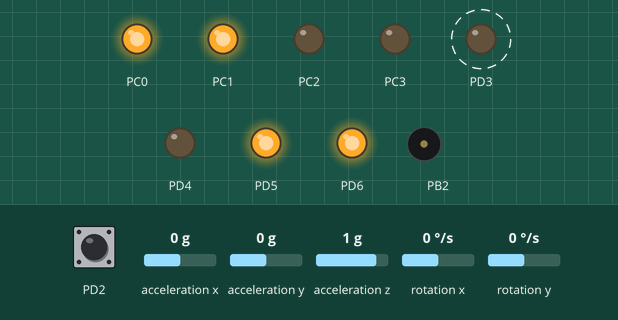
A program run on a simulated ATmega328P, built with avr-gcc and emulated at 16 MHz. On the bench: output pins drawn as LEDs (lit = HIGH), buzzer (waves = sounding). Wiring (inferred from the names in the program): MPU-6050 motion sensor at I2C address 0x68. Dashed ring = blinking. The inputs (shaded band) are chosen by the test bench; at power-on: acceleration x 0 g, acceleration y 0 g, PD2 HIGH, acceleration z 1 g, rotation x 0 °/s, rotation y 0 °/s. Pins used as bus, display or sensor lines are not drawn; what the program prints to the serial monitor is not drawn.

Above: at 1.2 s.
1.3 s: acceleration x set to -0.8 g
At 1.9 s:
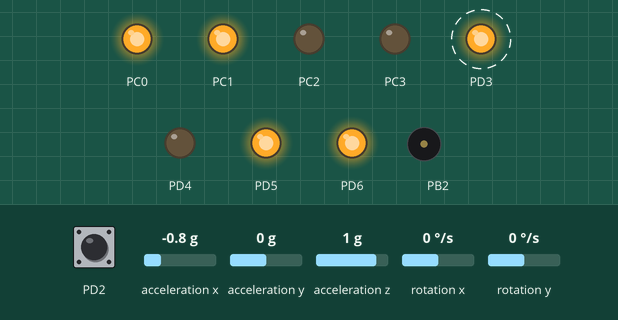
4.3 s: acceleration y set to -1.4 g
At 6.2 s:
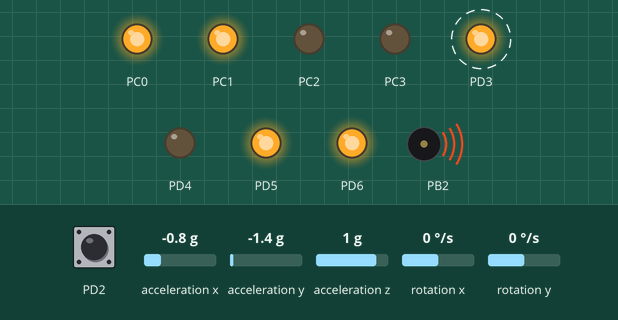
7.3 s: acceleration x set to 0.8 g
At 9.1 s:
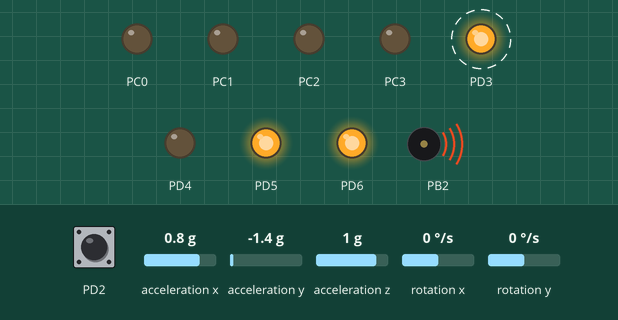
10.3 s: acceleration y set to -1.1 g
12.1 s: acceleration y set to -0.8 g
At 13.2 s:
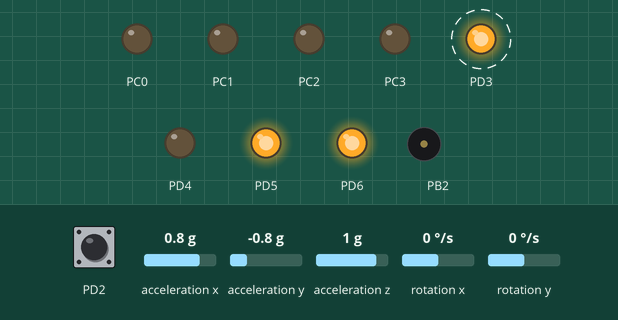
15.1 s: acceleration x set to -1.4 g
At 15.9 s:
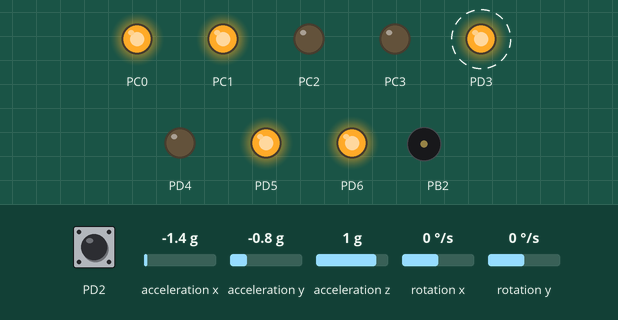
Timing chart, 0 to 19.1 s (numbered marks = the images above; inputs shaded):
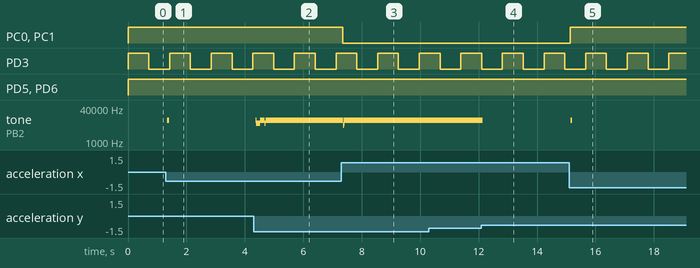

Measured:
- the behaviour switches between -1 and -0.9 g on acceleration y (found by bisection; images 3 and 4)
- after the input at 1.3 s, tone on PB2: silent → 10417 Hz at once, → silent 0.07 s later
- after the input at 4.3 s, tone on PB2: goes 10417 Hz 0.02 s, 7813 Hz 0.14 s, 10417 Hz 0.16 s, 7813 Hz 0.04 s, then 10417 Hz, starting after 0.07 s
- after the input at 7.3 s, PC0, PC1: HIGH → LOW after 0.05 s; tone on PB2: 10417 Hz → 6250 Hz after 0.07 s, → 7813 Hz 0.01 s later, → 10417 Hz 0.01 s later
- after the input at 12.1 s, tone on PB2: 10417 Hz → silent at once
- after the input at 15.1 s, PC0, PC1: LOW → HIGH at once; tone on PB2: silent → 10417 Hz after 0.05 s, → silent 0.06 s later
- by itself, PD3: alternates HIGH for 0.71 s and LOW for 0.71 s

The program:

main.c
```c
/********************************************************
Language            :      C
Year                :      2019/2020
Class               :      LABSI
Authors             :      Luis Silva | Joao Loureiro
E-mail              :      1101420@isep.ipp.pt | 1131109@isep.ipp.pt
*********************************************************/

#define F_CPU 16000000UL								/* Define CPU clock Frequency e.g. here its 16MHz */
#include <avr/io.h>										/* Include AVR std. library file */
#include <avr/interrupt.h>								/* Include AVR interrupt library file */
#include <util/delay.h>									/* Include delay header file */
#include <inttypes.h>									/* Include integer type header file */
#include <stdlib.h>										/* Include standard library file */
#include <stdio.h>
#include <stdint.h>
#include "MPU6050_res_define.h"							/* Include MPU6050 register define file */
#include "I2C_Master_H_file.h"							/* Include I2C Master header file */

typedef struct USARTRX
{
	char receiver_buffer;
	unsigned char status;
	unsigned char receive 	: 1;
	unsigned char error	: 1;

}USARTRX_st;

volatile USARTRX_st rxUSART = {0,0,0,0};
char TxBuffer[50];
char float_[10];

/* Functions */

void SendMessage(char * buffer)
{
	unsigned char i=0;
	while(buffer[i]!='\0')
	{
		while((UCSR0A & 1<<UDRE0)==0);
		UDR0=buffer[i];
		i++;
	}
}

volatile uint8_t timerFlag = 0;
volatile float Acc_x,Acc_y,Acc_z,Temperature,Gyro_x,Gyro_y,Gyro_z;
volatile int ledCounter = 0;

float Acceleration_angle[2];
float Gyro_angle[2];
float Total_angle[2];

float elapsedTime = 0.001408;							//TS - time sample
float rad_to_deg = 180/3.141592654;

int PWM, error, previous_error;
float pid_p=0;
float pid_i=0;
float pid_d=0;
float pid_tot=0;
float previous_pid_tot = 0;

/////////////////PID CONSTANTS/////////////////
float kp = 0;
float ki = 0;
float kd = 0;
///////////////////////////////////////////////

float desired_angle = 0;								//This is the angle in which we want the balance to stay steady

/* Functions start here */
void inic()
{

	DDRC = 0x0F;										// Set PC0 & PC1 as output to Motor direction & scope test probes
	DDRB = 0x06;										// Set PB1 and PB2 as output OC1A & OC1B
	DDRD = (1<<DDD3) | (1<<DDD4) | (1<<DDD5) | (1<<DDD6) ;

	PORTD = (0<<DDD2) | (1<<DDD3)  | (1<<DDD5) | (1<<DDD6);
	PORTC = 0b00000011;

	/* Timer 1 */
	TCCR1A = ((1 << COM1A0) | (1 << COM1B0));			// Enable OC1A e OC1B to motors
	TCCR1B = ((1 << CS12) | (1 << WGM12));				// CLKIO/256 (From prescaler) | Mode CTC
	OCR1A = 65535;										// motor speed right
	OCR1B = 65535;										// motor speed left


	/* Timer 2 */
	TCCR2A = (1<<WGM21);								// MODE CTC
	TCCR2B = ((1 << CS21) | (1 << CS22));				// CLKIO/256 (From prescaler)
	TIMSK2 = (1 << OCIE2A);								// Enable TIMER0
	OCR2A = 88;											// ~0.001088s  ~900Hz    68

	/* USART */
	UBRR0H=0;
	UBRR0L=51;											// BAUDRATE 38400
	UCSR0A=(1<<U2X0);									// Double Speed
	UCSR0B=(1<<RXCIE0)|(1<<RXEN0)|(1<<TXEN0);			// RX Complete Interrupt Enable, Receiver Enable; transmite Enable
	UCSR0C=(1<<UCSZ01)|(1<<UCSZ00);						// 8 bits

	sei();

	sprintf(TxBuffer, "Init successfully!!!\r\n");
	SendMessage(TxBuffer);

}

void MPU6050_Init()                                     /* Gyro initialization function */
{
	_delay_ms(250);										/* Power up time >100ms */
	I2C_Start_Wait(0xD0);								/* Start with device write address */
	I2C_Write(SMPLRT_DIV);								/* Write to sample rate register */
	I2C_Write(0x07);									/* 1KHz sample rate */
	I2C_Stop();

	I2C_Start_Wait(0xD0);
	I2C_Write(PWR_MGMT_1);                              /* Write to power management register */
	I2C_Write(0x01);                                    /* X axis gyroscope reference frequency */
	I2C_Stop();

	I2C_Start_Wait(0xD0);
	I2C_Write(CONFIG);                                  /* Write to Configuration register */
	I2C_Write(0x00);                                    /* Fs = 8KHz */
	I2C_Stop();

	I2C_Start_Wait(0xD0);
	I2C_Write(GYRO_CONFIG);								/* Write to Gyro configuration register */
	I2C_Write(0x18);                                    /* Full scale range +/- 2000 degree/C */
	I2C_Stop();

	I2C_Start_Wait(0xD0);
	I2C_Write(INT_ENABLE);								/* Write to interrupt enable register */
	I2C_Write(0x01);
	I2C_Stop();
}

void MPU_Start_Loc()
{
	I2C_Start_Wait(0xD0);								/* I2C start with device write address */
	I2C_Write(ACCEL_XOUT_H);							/* Write start location address from where to read */
	I2C_Repeated_Start(0xD1);							/* I2C start with device read address */
}

void Read_RawValue()
{

	MPU_Start_Loc();            /* Read Gyro values */
	Acc_x = (((int)I2C_Read_Ack()<<8) | (int)I2C_Read_Ack());
	Acc_y = (((int)I2C_Read_Ack()<<8) | (int)I2C_Read_Ack());
	Acc_z = (((int)I2C_Read_Ack()<<8) | (int)I2C_Read_Ack());
	Gyro_x = (((int)I2C_Read_Ack()<<8) | (int)I2C_Read_Ack());
	Gyro_y = (((int)I2C_Read_Ack()<<8) | (int)I2C_Read_Ack());
	Gyro_z = (((int)I2C_Read_Ack()<<8) | (int)I2C_Read_Nack());
	I2C_Stop();

}

void AngleCalc()
{
	//---ACC  Y---
	Acceleration_angle[1] = atan(-1*(Acc_x/16384.0)/sqrt(pow((Acc_y/16384.0),2) + pow((Acc_z/16384.0),2)))*rad_to_deg;

	//---GYRO Y---
	Gyro_angle[1] = Gyro_y/131.0;

	//Complementary Filter
	//---Y axis angle--- Pitch
	Total_angle[1] = 0.98 *(Total_angle[1] + Gyro_angle[1]*elapsedTime) + 0.02*Acceleration_angle[1];
}

float sat(float _pid, int umin, int umax)
{
	if (_pid <= umin)
	{
		_pid = umin;
	}

	if (_pid >= umax)
	{
		_pid = umax;
	}
	return _pid;
}

void PID()
{
	error = Total_angle[1] - desired_angle;

	pid_i =+ki*(error+previous_error);
	pid_i = sat(pid_i,-1.5,2);
	pid_tot = previous_pid_tot + kp* (error-previous_error) + pid_i;

	//change motors direction
	if (error < 0)
	{
		PORTC = 0b00000000;
	}
	if (error >= 0)
	{
		PORTC = 0b00000011;
	}

	pid_tot = sat(pid_tot,-9,9);		//-10 10

	previous_error = error;
	previous_pid_tot = pid_tot;

}


int main()
{
	inic();                                              // Main configurations
	_delay_ms(500);
	I2C_Init();                                          // Initialize I2C
	MPU6050_Init();                                      // Initialize MPU6050
	desired_angle = 0;
	kp =0.55;
	ki = ((kp/0.9)*(elapsedTime/2));

	while(1)
	{
		//Set SETPOINT
		if((PIND & (1 << PIND2)) == 0 ) {
			OCR1A = 65535;
			OCR1B = 65535;
			desired_angle = Total_angle[1];
		}

		if (timerFlag==1)
		{
			Read_RawValue();							// Read gyro and acc from MPU6050
			AngleCalc();

			PID();

			PWM = 40.302*exp(-0.31*abs(pid_tot));		// Works well
			if ((error > -0.05) && (error <= 0.05)) PWM =10800;

			if ( (Total_angle[1] >= 0) && (Total_angle[1] <= 0.5)) {
				PWM = 65000;
			}
			else if ((Total_angle[1] >= -0.5) && (Total_angle[1] <= 0)) {
				PWM = 65000;
			}

			if ((Total_angle[1]>30) | (Total_angle[1]<-30))
			{
				PWM = 65535;
				pid_tot=0;
				pid_i=0;
				previous_error=0;
				previous_pid_tot=0;
			}


			if (TCNT1 >= PWM){
				TCNT1 = 0;
				OCR1A = PWM;
				OCR1B = PWM;
			}
			else
			{
				OCR1A = PWM;
				OCR1B = PWM;
			}

			timerFlag=0;
		}
	}
}


/* Interrupts */
ISR(TIMER2_COMPA_vect)
{

	if (timerFlag==0)
	{
		timerFlag=1;
	}
	if (ledCounter==500) {
		PORTD ^= (1<<DDD3);
		ledCounter = 0;
	}
	ledCounter ++;
}

ISR (USART_RX_vect)
{
	rxUSART.status = UCSR0A;
	if(rxUSART.status & ((1<<FE0) | (1<<DOR0) | (1<<UPE0)))
	rxUSART.error = 1;
	rxUSART.receiver_buffer = UDR0;
	rxUSART.receive = 1;
}
```

I2C_Master_C_file.c
```c
/*
 * I2C_Master_C_file.c
 * http://www.electronicwings.com
 *
 */


#include "I2C_Master_H_file.h"								/* Include I2C header file */

void I2C_Init()												/* I2C initialize function */
{
	TWBR = BITRATE(TWSR = 0x00);							/* Get bit rate register value by formula */
}


uint8_t I2C_Start(char slave_write_address)						/* I2C start function */
{
	uint8_t status;											/* Declare variable */
	TWCR = (1<<TWSTA)|(1<<TWEN)|(1<<TWINT);					/* Enable TWI, generate start condition and clear interrupt flag */
	while (!(TWCR & (1<<TWINT)));							/* Wait until TWI finish its current job (start condition) */
	status = TWSR & 0xF8;									/* Read TWI status register with masking lower three bits */
	if (status != 0x08)										/* Check weather start condition transmitted successfully or not? */
	return 0;												/* If not then return 0 to indicate start condition fail */
	TWDR = slave_write_address;								/* If yes then write SLA+W in TWI data register */
	TWCR = (1<<TWEN)|(1<<TWINT);							/* Enable TWI and clear interrupt flag */
	while (!(TWCR & (1<<TWINT)));							/* Wait until TWI finish its current job (Write operation) */
	status = TWSR & 0xF8;									/* Read TWI status register with masking lower three bits */
	if (status == 0x18)										/* Check weather SLA+W transmitted & ack received or not? */
	return 1;												/* If yes then return 1 to indicate ack received i.e. ready to accept data byte */
	if (status == 0x20)										/* Check weather SLA+W transmitted & nack received or not? */
	return 2;												/* If yes then return 2 to indicate nack received i.e. device is busy */
	else
	return 3;												/* Else return 3 to indicate SLA+W failed */
}

uint8_t I2C_Repeated_Start(char slave_read_address)			/* I2C repeated start function */
{
	uint8_t status;											/* Declare variable */
	TWCR = (1<<TWSTA)|(1<<TWEN)|(1<<TWINT);					/* Enable TWI, generate start condition and clear interrupt flag */
	while (!(TWCR & (1<<TWINT)));							/* Wait until TWI finish its current job (start condition) */
	status = TWSR & 0xF8;									/* Read TWI status register with masking lower three bits */
	if (status != 0x10)										/* Check weather repeated start condition transmitted successfully or not? */
	return 0;												/* If no then return 0 to indicate repeated start condition fail */
	TWDR = slave_read_address;								/* If yes then write SLA+R in TWI data register */
	TWCR = (1<<TWEN)|(1<<TWINT);							/* Enable TWI and clear interrupt flag */
	while (!(TWCR & (1<<TWINT)));							/* Wait until TWI finish its current job (Write operation) */
	status = TWSR & 0xF8;									/* Read TWI status register with masking lower three bits */
	if (status == 0x40)										/* Check weather SLA+R transmitted & ack received or not? */
	return 1;												/* If yes then return 1 to indicate ack received */
	if (status == 0x20)										/* Check weather SLA+R transmitted & nack received or not? */
	return 2;												/* If yes then return 2 to indicate nack received i.e. device is busy */
	else
	return 3;												/* Else return 3 to indicate SLA+W failed */
}

void I2C_Stop()												/* I2C stop function */
{
	TWCR=(1<<TWSTO)|(1<<TWINT)|(1<<TWEN);					/* Enable TWI, generate stop condition and clear interrupt flag */
	while(TWCR & (1<<TWSTO));								/* Wait until stop condition execution */
}

void I2C_Start_Wait(char slave_write_address)				/* I2C start wait function */
{
	uint8_t status;											/* Declare variable */
	while (1)
	{
		TWCR = (1<<TWSTA)|(1<<TWEN)|(1<<TWINT);				/* Enable TWI, generate start condition and clear interrupt flag */
		while (!(TWCR & (1<<TWINT)));						/* Wait until TWI finish its current job (start condition) */
		status = TWSR & 0xF8;								/* Read TWI status register with masking lower three bits */
		if (status != 0x08)									/* Check weather start condition transmitted successfully or not? */
		continue;											/* If no then continue with start loop again */
		TWDR = slave_write_address;							/* If yes then write SLA+W in TWI data register */
		TWCR = (1<<TWEN)|(1<<TWINT);						/* Enable TWI and clear interrupt flag */
		while (!(TWCR & (1<<TWINT)));						/* Wait until TWI finish its current job (Write operation) */
		status = TWSR & 0xF8;								/* Read TWI status register with masking lower three bits */
		if (status != 0x18 )								/* Check weather SLA+W transmitted & ack received or not? */
		{
			I2C_Stop();										/* If not then generate stop condition */
			continue;										/* continue with start loop again */
		}
		break;												/* If yes then break loop */
	}
}

uint8_t I2C_Write(char data)								/* I2C write function */
{
	uint8_t status;											/* Declare variable */
	TWDR = data;											/* Copy data in TWI data register */
	TWCR = (1<<TWEN)|(1<<TWINT);							/* Enable TWI and clear interrupt flag */
	while (!(TWCR & (1<<TWINT)));							/* Wait until TWI finish its current job (Write operation) */
	status = TWSR & 0xF8;									/* Read TWI status register with masking lower three bits */
	if (status == 0x28)										/* Check weather data transmitted & ack received or not? */
	return 0;												/* If yes then return 0 to indicate ack received */
	if (status == 0x30)										/* Check weather data transmitted & nack received or not? */
	return 1;												/* If yes then return 1 to indicate nack received */
	else
	return 2;												/* Else return 2 to indicate data transmission failed */
}

char I2C_Read_Ack()										/* I2C read ack function */
{
	TWCR=(1<<TWEN)|(1<<TWINT)|(1<<TWEA);					/* Enable TWI, generation of ack and clear interrupt flag */
	while (!(TWCR & (1<<TWINT)));							/* Wait until TWI finish its current job (read operation) */
	return TWDR;											/* Return received data */
}

char I2C_Read_Nack()										/* I2C read nack function */
{
	TWCR=(1<<TWEN)|(1<<TWINT);								/* Enable TWI and clear interrupt flag */
	while (!(TWCR & (1<<TWINT)));							/* Wait until TWI finish its current job (read operation) */
	return TWDR;											/* Return received data */
}
```

I2C_Master_H_file.h
```c
/*
 * I2C_Master_H_file.h
 * http://www.electronicwings.com
 *
 */


#ifndef I2C_MASTER_H_FILE_H_					/* Define library H file if not defined */
#define I2C_MASTER_H_FILE_H_

#define F_CPU 16000000UL							/* Define CPU clock Frequency e.g. here its 8MHz */
#include <avr/io.h>								/* Include AVR std. library file */
#include <util/delay.h>							/* Include delay header file */
#include <math.h>								/* Include math function */
#define SCL_CLK 400000L							/* Define SCL clock frequency */
#define BITRATE(TWSR)	((F_CPU/SCL_CLK)-16)/(2*pow(4,(TWSR&((1<<TWPS0)|(1<<TWPS1))))) /* Define bit rate */

void I2C_Init();								/* I2C initialize function */
uint8_t  I2C_Start(char);						/* I2C start function */
uint8_t  I2C_Repeated_Start(char);				/* I2C repeated start function */
void I2C_Stop();								/* I2C stop function */
void I2C_Start_Wait(char);						/* I2C start wait function */
uint8_t  I2C_Write(char);						/* I2C write function */
char I2C_Read_Ack();							/* I2C read ack function */
char I2C_Read_Nack();							/* I2C read nack function */


#endif											/* I2C_MASTER_H_FILE_H_ */
```

MPU6050_res_define.h
```c
/*
 * MPU6050_res_define.h
 *
 * Created: 04/21/2016 22:47:10
 *  Author: Suraj
 */


#ifndef MPU6050_RES_DEFINE_H_
#define MPU6050_RES_DEFINE_H_

#include <avr/io.h>

#define XG_OFFS_TC 0x00
#define YG_OFFS_TC 0x01
#define ZG_OFFS_TC 0x02
#define X_FINE_GAIN 0x03
#define Y_FINE_GAIN 0x04
#define Z_FINE_GAIN 0x05
#define XA_OFFS_H 0x06
#define XA_OFFS_L_TC 0x07
#define YA_OFFS_H 0x08
#define YA_OFFS_L_TC 0x09
#define ZA_OFFS_H 0x0A
#define ZA_OFFS_L_TC 0x0B
#define XG_OFFS_USRH 0x13
#define XG_OFFS_USRL 0x14
#define YG_OFFS_USRH 0x15
#define YG_OFFS_USRL 0x16
#define ZG_OFFS_USRH 0x17
#define ZG_OFFS_USRL 0x18
#define SMPLRT_DIV 0x19
#define CONFIG 0x1A
#define GYRO_CONFIG 0x1B
#define ACCEL_CONFIG 0x1C
#define FF_THR 0x1D
#define FF_DUR 0x1E
#define MOT_THR 0x1F
#define MOT_DUR 0x20
#define ZRMOT_THR 0x21
#define ZRMOT_DUR 0x22
#define FIFO_EN 0x23
#define I2C_MST_CTRL 0x24
#define I2C_SLV0_ADDR 0x25
#define I2C_SLV0_REG 0x26
#define I2C_SLV0_CTRL 0x27
#define I2C_SLV1_ADDR 0x28
#define I2C_SLV1_REG 0x29
#define I2C_SLV1_CTRL 0x2A
#define I2C_SLV2_ADDR 0x2B
#define I2C_SLV2_REG 0x2C
#define I2C_SLV2_CTRL 0x2D
#define I2C_SLV3_ADDR 0x2E
#define I2C_SLV3_REG 0x2F
#define I2C_SLV3_CTRL 0x30
#define I2C_SLV4_ADDR 0x31
#define I2C_SLV4_REG 0x32
#define I2C_SLV4_DO 0x33
#define I2C_SLV4_CTRL 0x34
#define I2C_SLV4_DI 0x35
#define I2C_MST_STATUS 0x36
#define INT_PIN_CFG 0x37
#define INT_ENABLE 0x38
#define DMP_INT_STATUS 0x39
#define INT_STATUS 0x3A
#define ACCEL_XOUT_H 0x3B
#define ACCEL_XOUT_L 0x3C
#define ACCEL_YOUT_H 0x3D
#define ACCEL_YOUT_L 0x3E
#define ACCEL_ZOUT_H 0x3F
#define ACCEL_ZOUT_L 0x40
#define TEMP_OUT_H 0x41
#define TEMP_OUT_L 0x42
#define GYRO_XOUT_H 0x43
#define GYRO_XOUT_L 0x44
#define GYRO_YOUT_H 0x45
#define GYRO_YOUT_L 0x46
#define GYRO_ZOUT_H 0x47
#define GYRO_ZOUT_L 0x48
#define EXT_SENS_DATA_00 0x49
#define EXT_SENS_DATA_01 0x4A
#define EXT_SENS_DATA_02 0x4B
#define EXT_SENS_DATA_03 0x4C
#define EXT_SENS_DATA_04 0x4D
#define EXT_SENS_DATA_05 0x4E
#define EXT_SENS_DATA_06 0x4F
#define EXT_SENS_DATA_07 0x50
#define EXT_SENS_DATA_08 0x51
#define EXT_SENS_DATA_09 0x52
#define EXT_SENS_DATA_10 0x53
#define EXT_SENS_DATA_11 0x54
#define EXT_SENS_DATA_12 0x55
#define EXT_SENS_DATA_13 0x56
#define EXT_SENS_DATA_14 0x57
#define EXT_SENS_DATA_15 0x58
#define EXT_SENS_DATA_16 0x59
#define EXT_SENS_DATA_17 0x5A
#define EXT_SENS_DATA_18 0x5B
#define EXT_SENS_DATA_19 0x5C
#define EXT_SENS_DATA_20 0x5D
#define EXT_SENS_DATA_21 0x5E
#define EXT_SENS_DATA_22 0x5F
#define EXT_SENS_DATA_23 0x60
#define MOT_DETECT_STATUS 0x61
#define I2C_SLV0_DO 0x63
#define I2C_SLV1_DO 0x64
#define I2C_SLV2_DO 0x65
#define I2C_SLV3_DO 0x66
#define I2C_MST_DELAY_CTRL 0x67
#define SIGNAL_PATH_RESET 0x68
#define MOT_DETECT_CTRL 0x69
#define USER_CTRL 0x6A
#define PWR_MGMT_1 0x6B
#define PWR_MGMT_2 0x6C
#define BANK_SEL 0x6D
#define MEM_START_ADDR 0x6E
#define MEM_R_W 0x6F
#define DMP_CFG_1 0x70
#define DMP_CFG_2 0x71
#define FIFO_COUNTH 0x72
#define FIFO_COUNTL 0x73
#define FIFO_R_W 0x74
#define WHO_AM_I 0x75


#endif /* MPU6050_RES_DEFINE_H_ */
```
